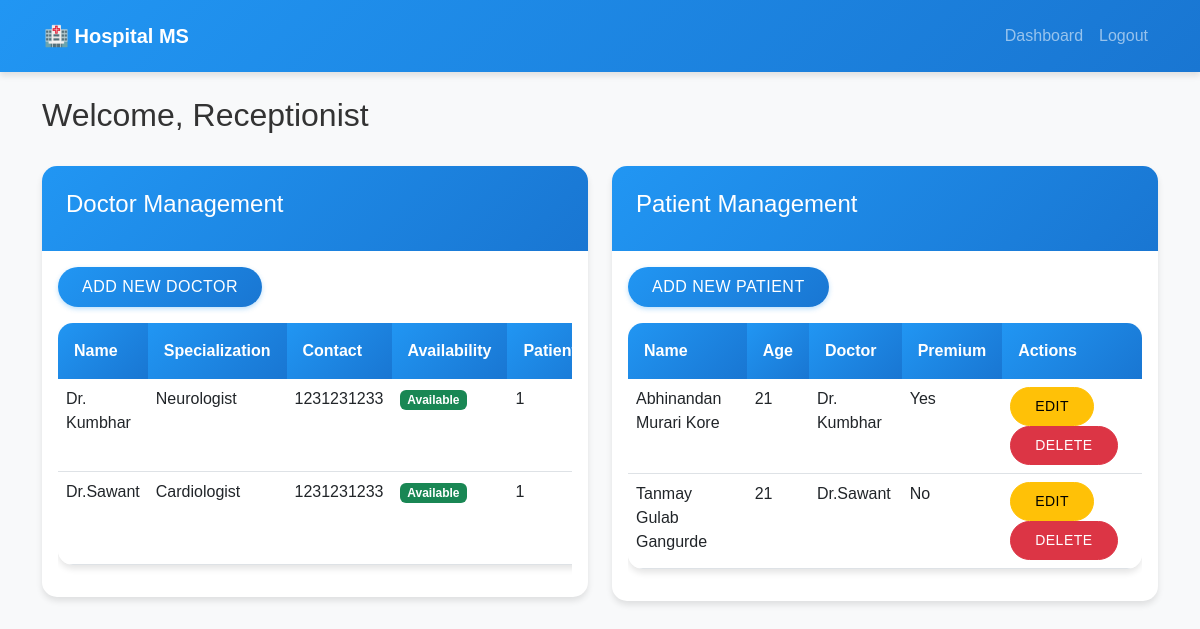
The page /dashboard (signed in) on the database its author committed.
### app/models.py (models this page shows, shortened)
class Doctor(db.Model):
    id = db.Column(db.Integer, primary_key=True)
    user_id = db.Column(db.Integer, db.ForeignKey('user.id'), nullable=False)
    name = db.Column(db.String(100), nullable=False)
    specialization = db.Column(db.String(100), nullable=False)
    contact = db.Column(db.String(20), nullable=False)
    is_available = db.Column(db.Boolean, default=True)
    user = db.relationship('User', backref=db.backref('doctor', uselist=False))
    assigned_patients = db.relationship('Patient', backref='assigned_doctor', lazy=True)
    follow_ups = db.relationship('FollowUp', backref='follow_up_doctor', lazy=True)

class Patient(db.Model):
    id = db.Column(db.Integer, primary_key=True)
    user_id = db.Column(db.Integer, db.ForeignKey('user.id'), nullable=False)
    name = db.Column(db.String(100), nullable=False)
    age = db.Column(db.Integer, nullable=False)
    gender = db.Column(db.String(10), nullable=False)
    contact = db.Column(db.String(20), nullable=False)
    address = db.Column(db.String(200), nullable=False)
    email = db.Column(db.String(120), nullable=True)
    is_premium = db.Column(db.Boolean, default=False)
    doctor_id = db.Column(db.Integer, db.ForeignKey('doctor.id'), nullable=True)
    user = db.relationship('User', backref=db.backref('patient', uselist=False))
    doctor = db.relationship('Doctor', backref=db.backref('patients', lazy=True))
    prescriptions = db.relationship('Prescription', backref='prescription_patient', lazy=True)
    follow_ups = db.relationship('FollowUp', backref='follow_up_patient', lazy=True)

### app/routes/main.py (the view, shortened to what this page needs)
@main_bp.route('/dashboard')
@login_required
def dashboard():
    if current_user.role == 'receptionist':
        doctors = Doctor.query.all()
        patients = Patient.query.all()
        return render_template('receptionist_dashboard.html', doctors=doctors, patients=patients)
    elif current_user.role == 'doctor':
        doctor = Doctor.query.filter_by(user_id=current_user.id).first()
        patients = Patient.query.filter_by(doctor_id=doctor.id).all() if doctor else []
        return render_template('doctor_dashboard.html', doctor=doctor, patients=patients)

### app/__init__.py (called while the page is built)
def create_app():
    app = Flask(__name__)
    app.config.from_object(Config)
    db.init_app(app)
    login_manager = LoginManager()
    login_manager.init_app(app)
    login_manager.login_view = 'main.login'
    @login_manager.user_loader
    def load_user(user_id):
        return User.query.get(int(user_id))
    from app.routes.main import main_bp
    from app.routes.receptionist import receptionist_bp
    from app.routes.doctor import doctor_bp
    from app.routes.patient import patient_bp
    from app.routes.analytics import analytics_bp
    app.register_blueprint(main_bp)
    app.register_blueprint(receptionist_bp)
    app.register_blueprint(doctor_bp)
    app.register_blueprint(patient_bp)
    app.register_blueprint(analytics_bp)
    with app.app_context():
        db.create_all()
    return app

### app/templates/receptionist_dashboard.html (shortened to what this page needs)
{% extends "base.html" %}
{% block content %}
<div class="row">
    <div class="col-md-12 mb-4">
        <h2>Welcome, Receptionist</h2>
    </div>
</div>
<div class="row">
    <div class="col-md-6 mb-4">
        <div class="card dashboard-card">
            <div class="card-header">
                <h4>Doctor Management</h4>
            </div>
            <div class="card-body">
                <a href="{{ url_for('receptionist.add_doctor') }}" class="btn btn-primary mb-3">Add New Doctor</a>
                <div class="table-responsive">
                    <table class="table">
                        <thead>
                            <tr>
                                <th>Name</th>
                                <th>Specialization</th>
                                <th>Contact</th>
                                <th>Availability</th>
                                <th>Patients</th>
                            </tr>
                        </thead>
                        <tbody>
                            {% for doctor in doctors %}
                            <tr>
                                <td>{{ doctor.name }}</td>
                                <td>{{ doctor.specialization }}</td>
                                <td>{{ doctor.contact }}</td>
                                <td>
                                    <span class="badge {% if doctor.is_available %}bg-success{% else %}bg-danger{% endif %}">
                                        {{ 'Available' if doctor.is_available else 'Unavailable' }}
                                    </span>
                                </td>
                                <td>{{ doctor.patients|length }}</td>
                            </tr>
                            {% endfor %}
                        </tbody>
                    </table>
                </div>
            </div>
        </div>
    </div>
    <div class="col-md-6 mb-4">
        <div class="card dashboard-card">
            <div class="card-header">
                <h4>Patient Management</h4>
            </div>
            <div class="card-body">
                <a href="{{ url_for('receptionist.add_patient') }}" class="btn btn-primary mb-3">Add New Patient</a>
                <div class="table-responsive">
                    <table class="table">
                        <thead>
                            <tr>
                                <th>Name</th>
                                <th>Age</th>
                                <th>Doctor</th>
                                <th>Premium</th>
                                <th>Actions</th>
                            </tr>
                        </thead>
                        <tbody>
                            {% for patient in patients %}
                            <tr>
                                <td>{{ patient.name }}</td>
                                <td>{{ patient.age }}</td>
                                <td>{{ patient.doctor.name if patient.doctor else 'Unassigned' }}</td>
                                <td>{{ 'Yes' if patient.is_premium else 'No' }}</td>
                                <td>
                                    <a href="{{ url_for('receptionist.edit_patient', patient_id=patient.id) }}" class="btn btn-sm btn-warning">Edit</a>
                                    <form action="{{ url_for('receptionist.delete_patient', patient_id=patient.id) }}" method="POST" style="display: inline;">
                                        <button type="submit" class="btn btn-sm btn-danger" onclick="return confirm('Are you sure you want to delete this patient?')">Delete</button>
                                    </form>
                                </td>
                            </tr>
                            {% endfor %}
                        </tbody>
                    </table>
                </div>
            </div>
        </div>
    </div>
</div>
{% endblock %}

### app/static/style.css (style rules this page uses)
:root { --primary-color: #2196F3; --secondary-color: #4CAF50; --accent-color: #FFC107; --text-color: #333; --light-bg: #f8f9fa; --white: #ffffff; --shadow: 0 4px 6px rgba(0,0,0,.1); --transition: all 0.3s ease; }
body { background-color: var(--light-bg); font-family: 'Poppins', sans-serif; color: var(--text-color); }
.card { border: none; border-radius: 15px; box-shadow: var(--shadow); transition: var(--transition); background: var(--white); overflow: hidden; }
.card-header { background: linear-gradient(135deg, var(--primary-color), #1976D2); color: var(--white); border: none; padding: 1.5rem; }
.btn { border-radius: 25px; padding: 0.5rem 1.5rem; transition: var(--transition); text-transform: uppercase; font-weight: 500; letter-spacing: 0.5px; }
.btn-primary { background: linear-gradient(135deg, var(--primary-color), #1976D2); border: none; box-shadow: 0 2px 5px rgba(33,150,243,0.3); }
.table { border-radius: 15px; overflow: hidden; box-shadow: var(--shadow); }
.table thead th { background: linear-gradient(135deg, var(--primary-color), #1976D2); color: var(--white); border: none; padding: 1rem; }
.table tbody tr { transition: var(--transition); }
.dashboard-card { margin-bottom: 25px; transition: var(--transition); }

### rows shown on the page
Doctor: name "Dr. Kumbhar", specialization "Neurologist", contact "1231231233", is_available "Available", patients|length "1"
Doctor: name "Dr.Sawant", specialization "Cardiologist", contact "1231231233", is_available "Available", patients|length "1"
Patient: name "Abhinandan Murari Kore", age "21", doctor "Dr. Kumbhar", is_premium "Yes"
Patient: name "Tanmay Gulab Gangurde", age "21", doctor "Dr.Sawant", is_premium "No"
